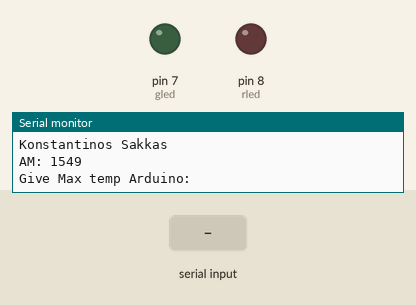
This sketch was run on a simulated Arduino Uno, built with avr-gcc and run on an emulated ATmega328P. Parts: output pins drawn as LEDs (lit = HIGH), the last lines printed to the serial monitor. The test bench sets the inputs (shaded band).

Above: at 1.2 s.
1.3 s: "90,45\n" received over Serial
At 3.5 s:
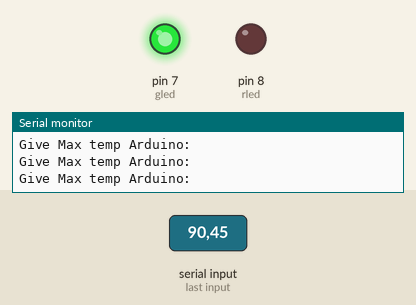
4.0 s: "30,150\n" received over Serial
At 5.4 s:
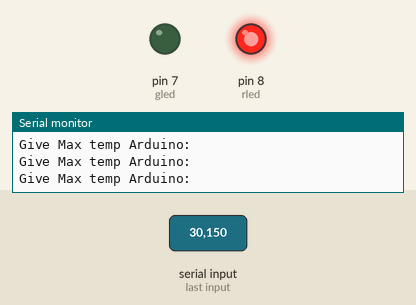
6.5 s: "5\n" received over Serial
At 8.1 s:
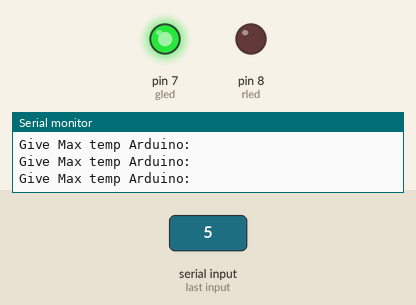
Timing chart, 0 to 9.6 s (numbered marks = the images above; inputs shaded):
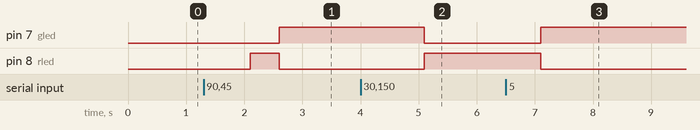

Measured:
- after the input at 1.3 s, pin 7 (gled): LOW → HIGH after 1.3 s; pin 8 (rled): LOW → HIGH after 0.80 s, → LOW 0.50 s later
- after the input at 4.0 s, pin 7 (gled): HIGH → LOW after 1.1 s; pin 8 (rled): LOW → HIGH after 1.1 s
- after the input at 6.5 s, pin 7 (gled): LOW → HIGH after 0.60 s; pin 8 (rled): HIGH → LOW after 0.60 s

The sketch:

lab3_3.ino
```cpp
/* This code was designed by Konstantinos Sakkas on Octomber 24th 2021.
   It is intended for academic use at the Department of Informatics and Telecommunication of University of Ioannina.

   This code was designed and compiled at Arduino IDE ver. 1.8.16
   It was designed for use with Arduino UNO R3 ATmega328P

   Write a program that will display at the beginning of the program information about the department and the laboratory (department name, laboratory name) as well as information about the student (name, surname, am).

   Then the program will repeatedly ask the maximum temperature that an Arduino can withstand, if the temperature is <= 85 (normal) then it will light a green led otherwise it will light a red one.
*/

int gled = 7;
int rled = 8;
int tpn;
void setup()
{
  Serial.begin(9600);
  pinMode(gled, OUTPUT);
  pinMode(rled, OUTPUT);
  Serial.println("Department of Informatics and Telecomunication");
  Serial.println("Lab Computer Architecture");
  Serial.println("----------------------------");
  Serial.println("Konstantinos Sakkas");
  Serial.println("AM: 1549");
}

void loop()
{
  Serial.println("Give Max temp Arduino:");
  tpn = Serial.parseInt();
  delay(500);

  if(tpn > 0 && tpn <=85)
  {
    digitalWrite(gled, HIGH);
    digitalWrite(rled, LOW);
  }
  if(tpn > 85)
  {
    digitalWrite(rled, HIGH);
    digitalWrite(gled, LOW);
  }

}
```
